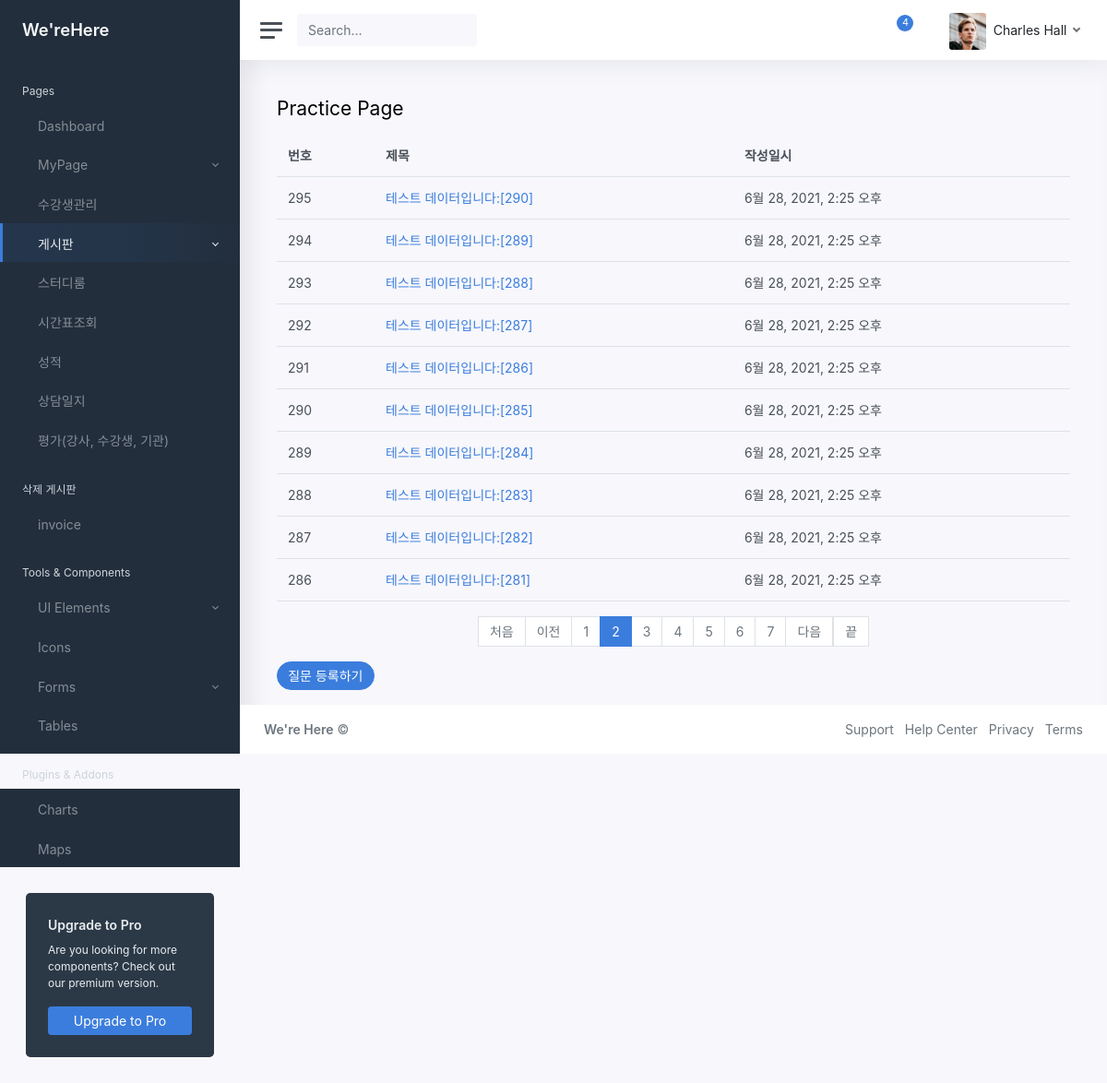
The app's page /CRM/theme/practice/?page=2 with its own data.
### CRM/models.py (models this page shows)
class Question(models.Model):
    subject = models.CharField(max_length=200)
    content = models.TextField()
    create_date = models.DateTimeField()

### CRM/views.py (the view)
# urls.py: path('theme/practice/', views.theme.theme_practice, name='practice'),
    def theme_practice(request):
        print("PAGE : theme_practice")
        page ='Practice'
        pg = request.GET.get('page','1') # 입력파라미터, 페이지
        question_list = Question.objects.order_by('-create_date') # 조회
        paginator = Paginator(question_list, 10) # 페이지 정리, 10개씩
        pg_obj = paginator.get_page(pg)
        context = {'question_list': pg_obj,
        'page' : page}
        return render(request, './theme/05_practice.html', context)

### CRM/templatetags/CRM_filter.py (called while the page is built)
@register.filter
def sub(value,arg):
    return value - arg

### CRM/templates/Theme/05_practice.html (shortened to what this page needs)
{% load static %}
<!DOCTYPE html>
<html lang="ko-kr">
<head>
	<link href="{% static 'css/app.css' %}" rel="stylesheet">
</head>
{% load CRM_filter %}
<body>
	<div class="wrapper">
		{% include "theme/include/sidebar.html" %}
		<div class="main">
			{% include "theme/include/navbar.html" %}
			<main class="content">
				<div class="container-fluid p-0">
					<h1 class="h3 mb-3">Practice Page</h1>
						<table class="table">
							<thead>
								<th>번호</th>
								<th>제목</th>
								<th>작성일시</th>
							</thead>
							<tbody>
								{% if question_list %}
									{% for question in question_list %}
									<tr>
									<td>{{ question_list.paginator.count|sub:question_list.start_index|sub:forloop.counter0|add:1 }}</td>
									<td>
									<a href="{% url 'CRM:practice_detail' question.id %}">{{ question.subject }}</a>
									</td>
									<td>{{ question.create_date }}</td>
									</tr>
									{% endfor %}
								{% else %}
									<tr>
									<td colspan="3">질문이 없습니다.</td>
									</tr>
								{% endif %}
							</tbody>
						</table>
						<ul class="pagination justify-content-center">
						<a class="page-link" href="?page=1">처음</a>
						{% if question_list.has_previous %}
						    <li class="page-item">
							<a class="page-link" href="?page={{ question_list.previous_page_number }}">이전</a>
							</li>
						{% else %}
						    <li class="page-item disabled">
							<a class="page-link" tabindex="-1" aria-disabled="true" href="#">이전</a>
							</li>
						{% endif %}
						{% for page_number in question_list.paginator.page_range %}
							{% if page_number >= question_list.number|add:-5 and page_number <= question_list.number|add:5 %}
						    	{% if page_number == question_list.number %}
								    <li class="page-item active" aria-current="page">
									<a class="page-link" href="?page={{ page_number }}">{{ page_number }}</a>
									</li>
								{% else %}
							  	  <li class="page-item">
									<a class="page-link" href="?page={{ page_number }}">{{ page_number }}</a>
									</li>
								{% endif %}
							{% endif %}
						{% endfor %}
						{% if question_list.has_next %}
						    <li class="page-item">
							<a class="page-link" href="?page={{ question_list.next_page_number }}">다음</a>
							</li>
						{% else %}
						    <li class="page-item disabled">
							<a class="page-link" tabindex="-1" aria-disabled="true" href="#">다음</a>
							</li>
						{% endif %}
						<a class="page-link" href="?page={{ question_list.paginator.count }}">끝</a>
						</ul>
						<a href="{% url 'CRM:practice_q_create' %}" class="btn btn-pill btn-primary">질문 등록하기</a>
				</div>
			</main>
			{% include "theme/include/footer2.html" %}
		</div>
	</div>
</body>
</html>

### records on screen
Question: paginator.count|sub "295", subject "테스트 데이터입니다:[290]", create_date "6월 28, 2021, 2:25 오후"
Question: paginator.count|sub "294", subject "테스트 데이터입니다:[289]", create_date "6월 28, 2021, 2:25 오후"
Question: paginator.count|sub "293", subject "테스트 데이터입니다:[288]", create_date "6월 28, 2021, 2:25 오후"
Question: paginator.count|sub "292", subject "테스트 데이터입니다:[287]", create_date "6월 28, 2021, 2:25 오후"
Question: paginator.count|sub "291", subject "테스트 데이터입니다:[286]", create_date "6월 28, 2021, 2:25 오후"
Question: paginator.count|sub "290", subject "테스트 데이터입니다:[285]", create_date "6월 28, 2021, 2:25 오후"
Question: paginator.count|sub "289", subject "테스트 데이터입니다:[284]", create_date "6월 28, 2021, 2:25 오후"
Question: paginator.count|sub "288", subject "테스트 데이터입니다:[283]", create_date "6월 28, 2021, 2:25 오후"
Question: paginator.count|sub "287", subject "테스트 데이터입니다:[282]", create_date "6월 28, 2021, 2:25 오후"
Question: paginator.count|sub "286", subject "테스트 데이터입니다:[281]", create_date "6월 28, 2021, 2:25 오후"

### other values on screen
{{ page_number }} "1" "3" "4" "5" "6" "7"
{{ page_number }} "2"
